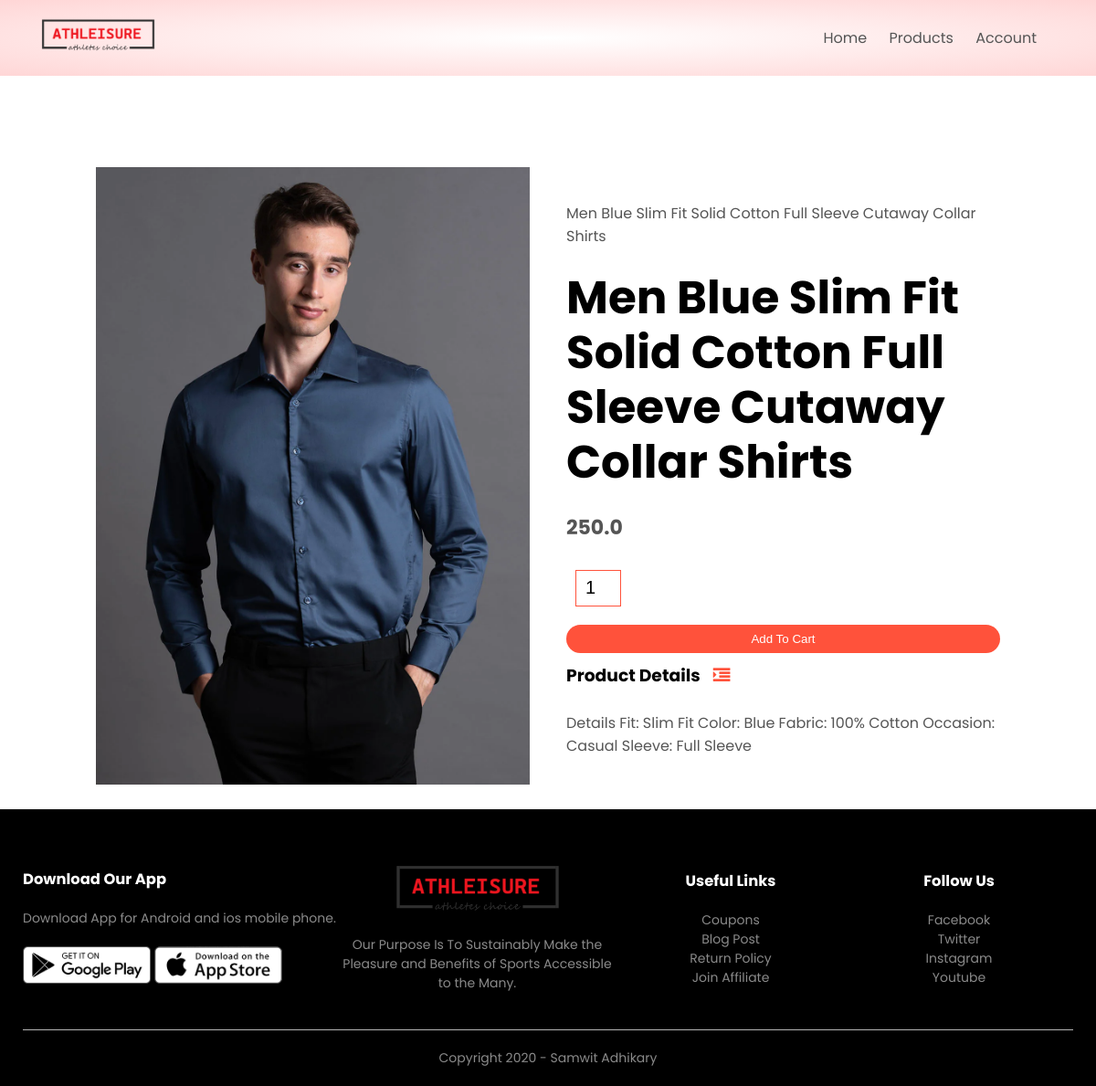
The app's page /product_detail/10 with its own data.
### product/models.py (models this page shows, shortened)
class Product(models.Model):
    LIVE=1
    DELETE=0
    DELETE_CHOICES=((LIVE,'Live'),(DELETE,'Delete'))
    title=models.CharField(max_length=200)
    price=models.FloatField()
    description=models.TextField()
    image=models.ImageField(upload_to='media/')
    priority=models.IntegerField(default=0)
    delete_status=models.IntegerField(choices=DELETE_CHOICES,default=LIVE)
    created_at=models.DateTimeField(auto_now_add=True)
    updated_at=models.DateTimeField(auto_now=True)

### product/views.py (the view)
# urls.py: path('product_detail/<int:pk>',views.detail_products,name='detail_products'),
def detail_products(request,pk):
    product=Product.objects.get(pk=pk)
    context={'product':product}
    return render (request,'products_detail.html',context)

### templates/products_detail.html (shortened to what this page needs)
{% extends 'Blank_layout.html' %}
{% block content %}
{% include 'product_description.html' %}
{% endblock content%}

### templates/product_description.html (shortened to what this page needs)
{% load static %}
<div class="small-container single-product">
    <div class="row">
        <div class="col-2">
            <img src="{{product.image.url}}" width="100%" id="ProductImg">
        </div>
        <div class="col-2">
            <p>{{product.title}}</p>
            <h1>{{product.title}}</h1>
            <h4>{{product.price}}</h4>
            <form method="post" action="{% url 'add_to_cart' %}" enctype="multipart/form-data">
            <input type="number"  name="quantity" value="1">
            <button type="submit" class="btn">Add To Cart</button>
        </form>
            <h3>Product Details <i class="fa fa-indent"></i></h3>
            <br>
            <p>{{product.description}}</p>
        </div>
    </div>
</div>

### static/css/style.css (style rules this page uses)
* { margin: 0; padding: 0; box-sizing: border-box; }
body { font-family: 'Poppins', sans-serif; }
p { color: #555; }
.row { display: flex; align-items: center; flex-wrap: wrap; justify-content: space-around; }
.col-2 { flex-basis: 50%; min-width: 300px; }
.col-2 img { max-width: 100%; padding: 50px 0; }
.col-2 h1 { font-size: 50px; line-height: 60px; margin: 25px 0; }
.btn { display: inline-block; background: #ff523b; color: white; padding: 8px 30px; margin: 30px 0; border-radius: 30px; transition: background 0.5s; }
.small-container { max-width: 1080px; margin: auto; padding-left: 25px; padding-right: 25px; }
h4 { color: #555; font-weight: normal; }
.single-product { margin-top: 80px; }
.single-product .col-2 img { padding: 0; }
.single-product .col-2 { padding: 20px; }
.single-product h4 { margin: 20px 0; font-size: 22px; font-weight: bold; }
.single-product input { width: 50px; height: 40px; padding-left: 10px; font-size: 20px; margin-left: 10px; border: 1px solid #ff523b; margin-right: 10px; }
.single-product .fa { color: #ff523b; margin-left: 10px; }
form input { width: 100%; height: 30px; margin: 10px 0; padding: 0 10px; border: 1px solid #ccc; }
form .btn { width: 100%; border: none; cursor: pointer; margin: 10px 0; }

### records on screen
Product: image (picture), title "Men Blue Slim Fit Solid Cotton Full Sleeve Cutaway Collar Shirts", price "250.0", description "Details Fit: Slim Fit Color: Blue Fabric: 100% Cotton Occasion: Casual Sleeve: Full Sleeve"
